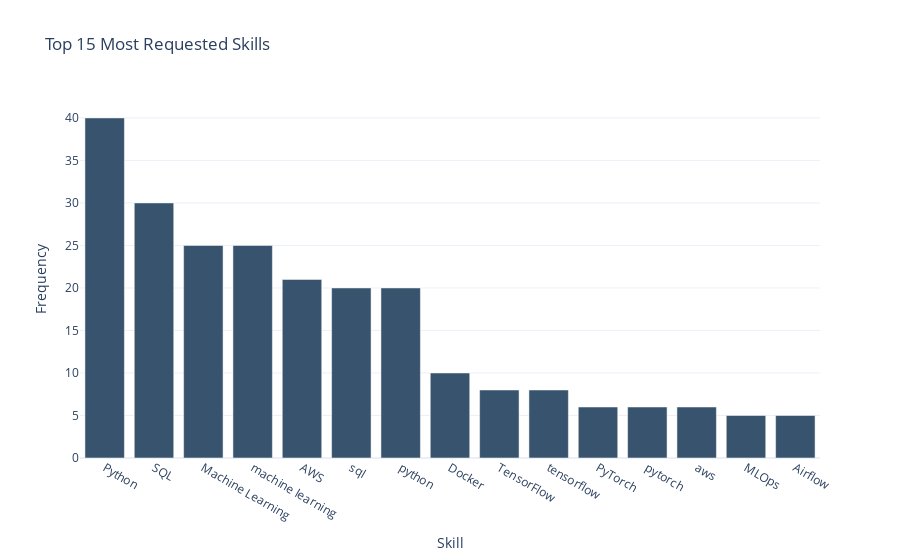

Notebook source saved alongside this figure:
### Code cell
#  Basic Visualizations
# 1. Top Skills Visualization
top_skills = dict(skill_freq.most_common(15))

fig = go.Figure(data=[
    go.Bar(
        x=list(top_skills.keys()),
        y=list(top_skills.values()),
        marker_color='rgb(55, 83, 109)'
    )
])

fig.update_layout(
    title='Top 15 Most Requested Skills',
    xaxis_title='Skill',
    yaxis_title='Frequency',
    template='plotly_white'
)

fig.show()

### Figure 1 — Plotly figure (JSON) as saved in the notebook; plotly's stock layout.template omitted (floating-point values rounded to 4 significant figures)
{"data": [{"marker": {"color": "rgb(55, 83, 109)"}, "type": "bar", "x": ["Python", "SQL", "Machine Learning", "machine learning", "AWS", "sql", "python", "Docker", "TensorFlow", "tensorflow", "PyTorch", "pytorch", "aws", "MLOps", "Airflow"], "y": [40, 30, 25, 25, 21, 20, 20, 10, 8, 8, 6, 6, 6, 5, 5]}], "layout": {"title": {"text": "Top 15 Most Requested Skills"}, "xaxis": {"title": {"text": "Skill"}}, "yaxis": {"title": {"text": "Frequency"}}}}
